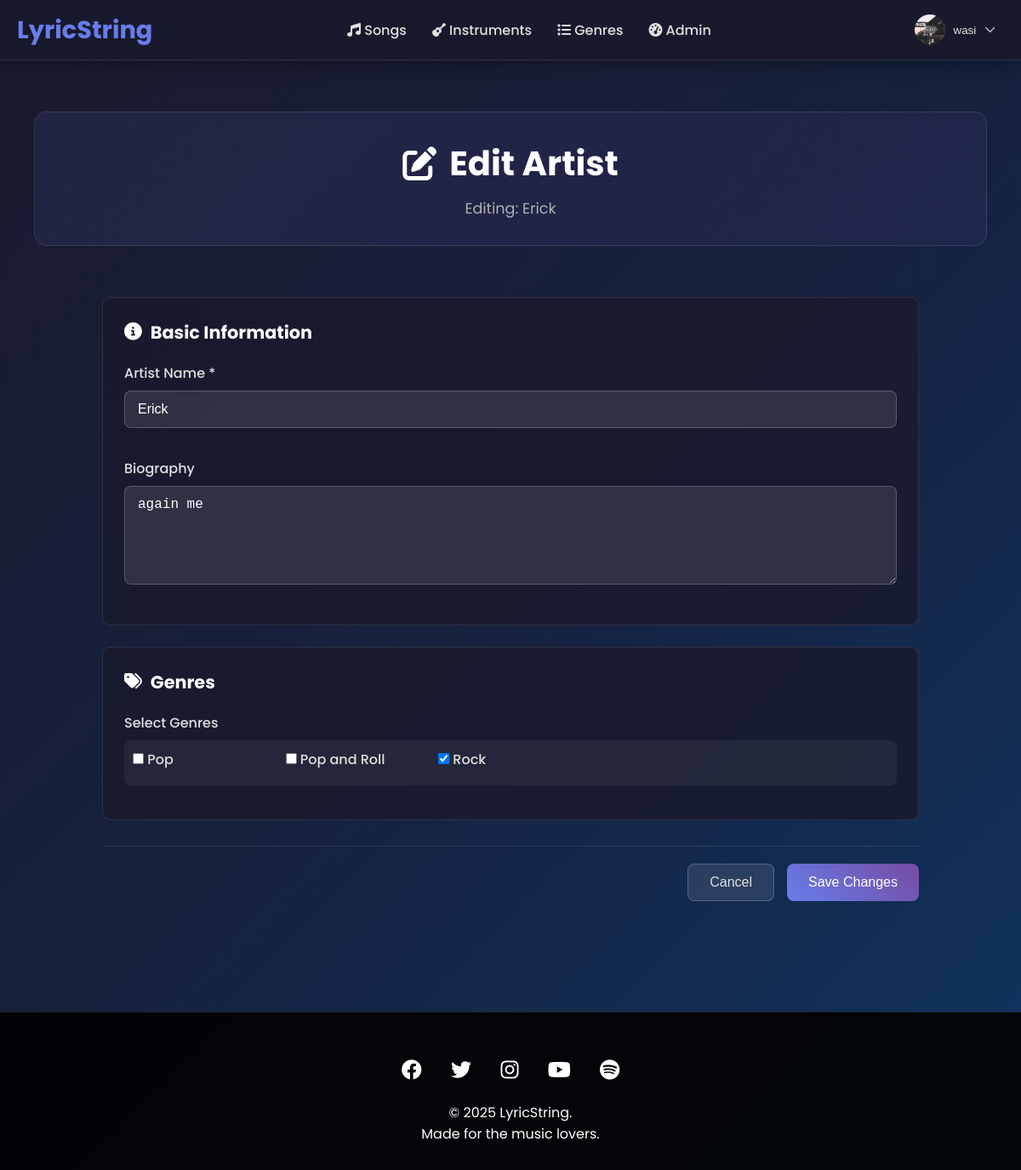
Screenshot of /dashboard/edit_artist/4/ (signed in) with the database file from the repository.
### users/models.py (models this page shows, shortened)
class CustomUser(AbstractUser):
    username = models.CharField(
        max_length=150,
        unique=True,
        help_text='Required. 150 characters or fewer. Letters, digits and @/./+/-/_ only.',
        validators=[AbstractUser.username_validator],
        error_messages={
            'unique': "A user with that username already exists.",
        },
    )
    bio = models.TextField(blank=True)
    profile_picture = models.ImageField(upload_to='profile_pics/', blank=True)
    location = models.CharField(max_length=100, blank=True)
    website = models.URLField(blank=True)
    social_media = models.CharField(max_length=100, blank=True)
    skill_level = models.CharField(max_length=20, choices=[
        ('beginner', 'Beginner'),
        ('intermediate', 'Intermediate'),
        ('advanced', 'Advanced'),
        ('professional', 'Professional')
    ], default='beginner')
    groups = models.ManyToManyField(
        'auth.Group',
        verbose_name='groups',
        blank=True,
        help_text='The groups this user belongs to. A user will get all permissions granted to each of their groups.',
        related_name="customuser_set",
        related_query_name="user",
    )
    user_permissions = models.ManyToManyField(
        'auth.Permission',
        verbose_name='user permissions',
        blank=True,
        help_text='Specific permissions for this user.',
        related_name="customuser_set",
        related_query_name="user",
    )

### content/models.py (models this page shows, shortened)
class Artist(models.Model):
    name = models.CharField(max_length=100)
    bio = models.TextField(blank=True)
    genres = models.ManyToManyField(Genre)

class Genre(models.Model):
    name = models.CharField(max_length=50, unique=True)
    description = models.TextField(blank=True)
    icon_class = models.CharField(max_length=50, default='fas fa-music')

### users/views.py (the view)
# urls.py: path('dashboard/edit_artist/<int:artist_id>/', views.edit_artist_view, name='edit_artist'),
@staff_member_required
def edit_artist_view(request, artist_id):
    artist = get_object_or_404(Artist, id=artist_id)
    genres = Genre.objects.all()
    context = {
        'artist': artist,
        'genres': genres,
        'is_edit': True
    }
    return render(request, 'users/add_edit_artist.html', context)

### templates/users/add_edit_artist.html (shortened to what this page needs)
{% extends "base.html" %}
{% load static %}
{% block extra_css %}
<link rel="stylesheet" href="{% static 'css/admin_add_song.css' %}">
{% endblock %}
{% block content %}
<div class="admin-container">
    <div class="admin-header">
        <h1><i class="fas fa-{% if is_edit %}edit{% else %}plus-circle{% endif %}"></i> {% if is_edit %}Edit{% else %}Add New{% endif %} Artist</h1>
        <p>{% if is_edit %}Editing: {{ artist.name }}{% else %}Add a new artist to the LyricString database{% endif %}</p>
    </div>
    <div class="admin-content">
        <form id="artistForm" method="POST">
            <div class="form-section">
                <h3><i class="fas fa-info-circle"></i> Basic Information</h3>
                <div class="form-row">
                    <div class="form-group">
                        <label for="name">Artist Name *</label>
                        <input type="text" id="name" name="name" value="{% if is_edit %}{{ artist.name }}{% endif %}" required>
                    </div>
                </div>
                <div class="form-group">
                    <label for="bio">Biography</label>
                    <textarea id="bio" name="bio" rows="5" placeholder="Tell us about this artist...">{% if is_edit %}{{ artist.bio }}{% endif %}</textarea>
                </div>
            </div>
            <div class="form-section">
                <h3><i class="fas fa-tags"></i> Genres</h3>
                <div class="form-group">
                    <label>Select Genres</label>
                    <div class="checkbox-group">
                        {% for genre in genres %}
                        <label class="checkbox-label">
                            <input type="checkbox" name="genres" value="{{ genre.id }}" {% if is_edit and genre in artist.genres.all %}checked{% endif %}>
                            {{ genre.name }}
                        </label>
                        {% endfor %}
                    </div>
                </div>
            </div>
            <div class="form-actions">
                <button type="button" class="btn-secondary" onclick="window.location.href='{% url 'manage_artists' %}'">Cancel</button>
                <button type="submit" class="btn-primary">{% if is_edit %}Save Changes{% else %}Add Artist{% endif %}</button>
            </div>
        </form>
    </div>
</div>
{% endblock %}

### templates/base.html (shortened to what this page needs)
{% load static %}
<!DOCTYPE html>
<html lang="en">
<head>
    <link rel="stylesheet" href="https://cdnjs.cloudflare.com/ajax/libs/font-awesome/6.4.0/css/all.min.css">
    <link rel="stylesheet" href="{% static 'css/styles.css' %}">
    <link rel="stylesheet" href="{% static 'css/base.css' %}">
    {% block extra_css %}{% endblock %}
</head>
<body>
    <header class="header">
        <nav class="nav-container">
            <a href="/" class="logo">
                LyricString
            </a>
            <ul class="nav-menu">
                <li><a href="/"><i class="fas fa-music"></i> Songs</a></li>
                <li><a href="/instruments/"><i class="fas fa-guitar"></i> Instruments</a></li>
                <li><a href="/genres/"><i class="fas fa-list"></i> Genres</a></li>
                {% if user.is_staff %}
                <li><a href="/dashboard/"><i class="fas fa-tachometer-alt"></i> Admin</a></li>
                {% endif %}
            </ul>
            <div class="user-actions">
                {% if user.is_authenticated %}
                <div class="user-profile">
                    <div class="profile-dropdown">
                        <button class="profile-btn">
                            {% if user.profile_picture %}
                            <img src="{{ user.profile_picture.url }}" alt="{{ user.username }}" class="profile-pic">
                            {% else %}
                            <div class="profile-pic default"><i class="fas fa-user"></i></div>
                            {% endif %}
                            <span class="username">{{ user.username }}</span>
                            <i class="fas fa-chevron-down dropdown-icon"></i>
                        </button>
                    </div>
                </div>
                {% else %}
                <a href="{% url 'login' %}" class="btn btn-outline">Sign in</a>
                <a href="{% url 'register' %}" class="btn btn-primary">Sign up</a>
                {% endif %}
            </div>
        </nav>
    </header>
    <main class="main-content">
        {% block content %}{% endblock %}
    </main>
    <footer class="footer">
        <div class="footer-content">
            <div class="social-links">
                <a href="#"><i class="fab fa-facebook"></i></a>
                <a href="#"><i class="fab fa-twitter"></i></a>
                <a href="#"><i class="fab fa-instagram"></i></a>
                <a href="#"><i class="fab fa-youtube"></i></a>
                <a href="#"><i class="fab fa-spotify"></i></a>
            </div>
            <p>&copy; 2025 LyricString.</p>
            <p>Made for the music lovers.</p>
        </div>
    </footer>
</body>
</html>

### static/css/styles.css (style rules this page uses)
* { margin: 0; padding: 0; box-sizing: border-box; }
body { font-family: 'Poppins', sans-serif; background: linear-gradient(135deg, #1a1a2e 0%, #16213e 50%, #0f3460 100%); min-height: 100vh; color: #e0e0e0; }
.header { background: rgba(26, 26, 46, 0.95); backdrop-filter: blur(10px); box-shadow: 0 4px 20px rgba(0,0,0,0.3); position: sticky; top: 0; z-index: 1000; border-bottom: 1px solid rgba(255, 255, 255, 0.1); }
.nav-container { max-width: 1400px; margin: 0 auto; padding: 0 20px; display: flex; justify-content: space-between; align-items: center; height: 70px; }
.logo { display: flex; align-items: center; gap: 10px; font-size: 1.8rem; font-weight: 700; color: #667eea; text-decoration: none; }
.nav-menu { display: flex; list-style: none; gap: 30px; }
.nav-menu a { text-decoration: none; color: #e0e0e0; font-weight: 500; transition: color 0.3s ease; position: relative; }
.nav-menu a::after { content: ''; position: absolute; width: 0; height: 2px; bottom: -5px; left: 0; background: linear-gradient(45deg, #667eea, #764ba2); transition: width 0.3s ease; }
.user-actions { display: flex; gap: 15px; align-items: center; }
.btn-primary { background: linear-gradient(45deg, #667eea, #764ba2); color: white; }
.user-profile { position: relative; }
.profile-dropdown { position: relative; }
.profile-btn { display: flex; align-items: center; gap: 10px; background: transparent; border: none; cursor: pointer; padding: 5px 10px; border-radius: 30px; transition: all 0.3s ease; }
.profile-pic { width: 36px; height: 36px; border-radius: 50%; object-fit: cover; }
.username { font-weight: 500; color: #e0e0e0; }
.dropdown-icon { font-size: 0.8rem; color: #b0b0b0; transition: transform 0.3s ease; }
.main-content { max-width: 1400px; margin: 0 auto; padding: 40px 20px; min-height: calc(100vh - 140px); }
.footer { background: rgba(0,0,0,0.9); color: white; text-align: center; padding: 30px 0; margin-top: 50px; border-top: 1px solid rgba(255, 255, 255, 0.1); }
.footer-content { max-width: 1400px; margin: 0 auto; padding: 0 20px; }
.social-links { margin: 20px 0; }
.social-links a { color: white; font-size: 1.5rem; margin: 0 15px; transition: color 0.3s ease; }

### static/css/admin_add_song.css (style rules this page uses)
.admin-container { max-width: 1200px; margin: 0 auto; padding: 20px; }
.admin-header { text-align: center; margin-bottom: 40px; padding: 30px; background: linear-gradient(135deg, rgba(102, 126, 234, 0.1), rgba(118, 75, 162, 0.1)); border-radius: 15px; border: 1px solid rgba(255, 255, 255, 0.1); }
.admin-header h1 { color: white; font-size: 2.5rem; margin-bottom: 10px; display: flex; align-items: center; justify-content: center; gap: 15px; }
.admin-header p { color: #b0b0b0; font-size: 1.1rem; }

### templates/users/add_edit_artist.html (style rules this page uses)
.admin-content { max-width: 1000px; margin: 0 auto; padding: 20px; }
.form-section { background: rgba(26, 26, 46, 0.8); border-radius: 10px; padding: 25px; margin-bottom: 25px; border: 1px solid rgba(255, 255, 255, 0.1); }
.form-section h3 { color: white; margin-bottom: 20px; font-size: 1.3rem; display: flex; align-items: center; gap: 10px; }
.form-row { display: flex; gap: 20px; margin-bottom: 20px; }
.form-group { flex: 1; margin-bottom: 15px; }
.form-group label { display: block; color: #e0e0e0; margin-bottom: 8px; font-weight: 500; }
.form-group input, .form-group select, .form-group textarea { width: 100%; padding: 12px 15px; border-radius: 8px; border: 1px solid rgba(255, 255, 255, 0.2); background: rgba(255, 255, 255, 0.1); color: white; font-size: 1rem; transition: all 0.3s ease; }
.checkbox-group { display: grid; grid-template-columns: repeat(auto-fill, minmax(150px, 1fr)); gap: 10px; max-height: 200px; overflow-y: auto; padding: 10px; background: rgba(255, 255, 255, 0.05); border-radius: 8px; }
.checkbox-label { display: flex; align-items: center; gap: 8px; color: #e0e0e0; cursor: pointer; }
.checkbox-label input[type="checkbox"] { width: auto; margin: 0; }
.form-actions { display: flex; justify-content: flex-end; gap: 15px; margin-top: 30px; padding-top: 20px; border-top: 1px solid rgba(255, 255, 255, 0.1); }
.btn-primary, .btn-secondary { padding: 12px 25px; border-radius: 8px; border: none; font-size: 1rem; font-weight: 500; cursor: pointer; transition: all 0.3s ease; }
.btn-primary { background: linear-gradient(45deg, #667eea, #764ba2); color: white; }
.btn-secondary { background: rgba(255, 255, 255, 0.1); color: #e0e0e0; border: 1px solid rgba(255, 255, 255, 0.2); }

### rows the page displays
CustomUser: profile_picture (picture), username "wasi"
Artist: name "Erick", bio "again me"
Genre: name "Pop"
Genre: name "Pop and Roll"
Genre: genres "☑", name "Rock"
